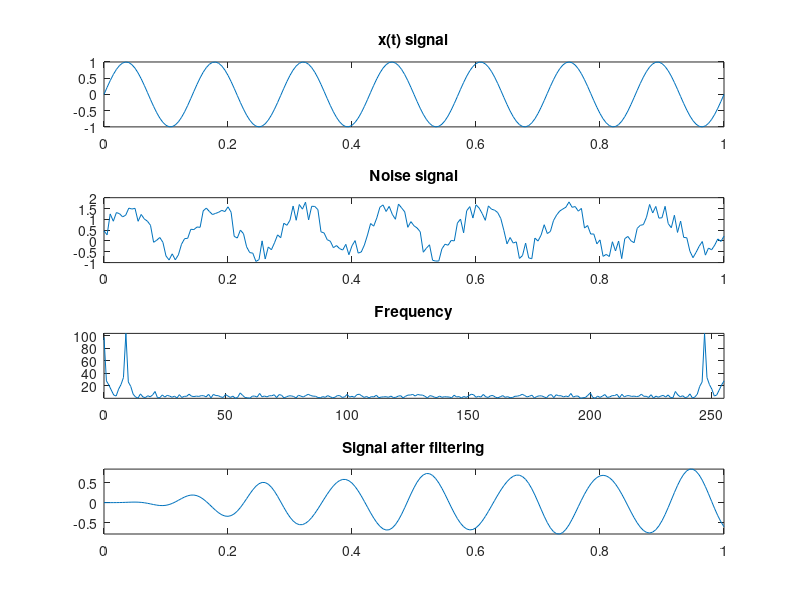

Write MATLAB code to recreate this figure.
clc;
clear all;
close all;

%pkg install -forge signal
%pkg load signal
#... To install butter function in octave

f=7;
fs = 200;
t = 0:1/fs:1; % 0 to 1 sec, sampling time Ts = 1/Fs
signal = sin(2*pi*f*t);
subplot(4,1,1);
plot(t,signal);
title('x(t) signal');
noisySignal = signal + rand(1,length(signal));
subplot(4,1,2);
plot(t,noisySignal);
title('Noise signal');

#..FFT

fftPoint = 2^nextpow2(length(noisySignal));
freDomain = abs(fft(noisySignal, fftPoint)); %signal in frequency domain
nFft = 0: fftPoint - 1;
subplot(4,1,3);
plot(nFft, freDomain);
axis tight;
title("Frequency");

#..Filtering
order = 5;
wn = [7, 13]*2/fs;
[b,a] = butter(order, wn, 'bandpass');
# b = cofficient of x
# a = cofficient of y
filterdSignal = filter(b,a,noisySignal);
subplot(4,1,4);
plot(t, filterdSignal);
axis tight;
title("Signal after filtering");



